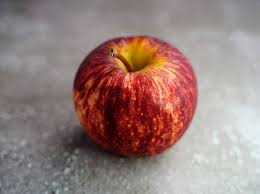
#> input picture Computer Vision using Python/dataset/apple.jpg, 260 x 194 px
$ python 9-color-detection.py
#> lines starting #> are read from the running program, lines starting #| are printed output that depends on the picture; after the words box and inside, x2 and y2 are one past the last pixel; in counts of white or black regions, pixels touching at a corner belong together
# -*- coding: utf-8 -*-
"""
Created on Thu Mar  3 17:07:23 2022

@author: siddharth
"""

import cv2
import numpy as np


def empty(a):
    pass

path = "dataset/apple.jpg"
w_name = "TrackBars"
cv2.namedWindow(w_name)
cv2.resizeWindow(w_name, (640,240))
cv2.createTrackbar("Hue min", w_name, 0, 179, empty)
cv2.createTrackbar("Hue max", w_name, 179, 179, empty)
cv2.createTrackbar("Sat min", w_name, 98, 255, empty)
cv2.createTrackbar("Sat max", w_name, 255, 255, empty)
cv2.createTrackbar("Val min", w_name, 0, 255, empty)
cv2.createTrackbar("Val max", w_name, 255, 255, empty)


while True:
    img = cv2.imread(path)
#> img is the input picture: shape (194, 260, 3); mean B, G, R 123.9, 127.7, 150.9
    imgHSV = cv2.cvtColor(img, cv2.COLOR_BGR2HSV)
#> imgHSV: shape (194, 260, 3); mean H, S, V 76.7, 54.6, 152

    h_min = cv2.getTrackbarPos("Hue min", w_name)
    h_max = cv2.getTrackbarPos("Hue max", w_name)
    s_min = cv2.getTrackbarPos("Sat min", w_name)
    s_max = cv2.getTrackbarPos("Sat max", w_name)
    v_min = cv2.getTrackbarPos("Val min", w_name)
    v_max = cv2.getTrackbarPos("Val max", w_name)
    #print(h_min, h_max, s_min, s_max, v_min, v_max)
    lower_value = np.array([h_min, s_min, v_min])
    upper_value = np.array([h_max, s_max, v_max])
    imgMask = cv2.inRange(imgHSV, lower_value, upper_value)
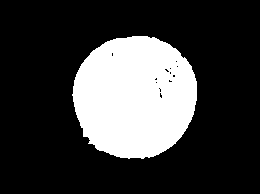
#> imgMask: shape (194, 260); 24% white; 1 white region, box (x1, y1, x2, y2) and area: (72, 36, 197, 159) 12088

    imgBitwiseAnd = cv2.bitwise_and(img, img, mask=imgMask)
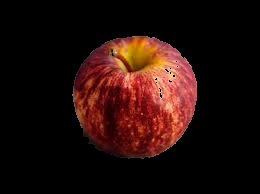
#> imgBitwiseAnd: shape (194, 260, 3); mean B, G, R 10.2, 13.8, 35.2

    cv2.imshow("BGR sample", img)
    cv2.imshow("HSV sample", imgHSV)
    cv2.imshow("Mask sample", imgMask)
    cv2.imshow("Result sample", imgBitwiseAnd)


    if cv2.waitKey(1) & 0xFF == ord("q"):
#> (key q is pressed here)
        break

cv2.destroyAllWindows()
